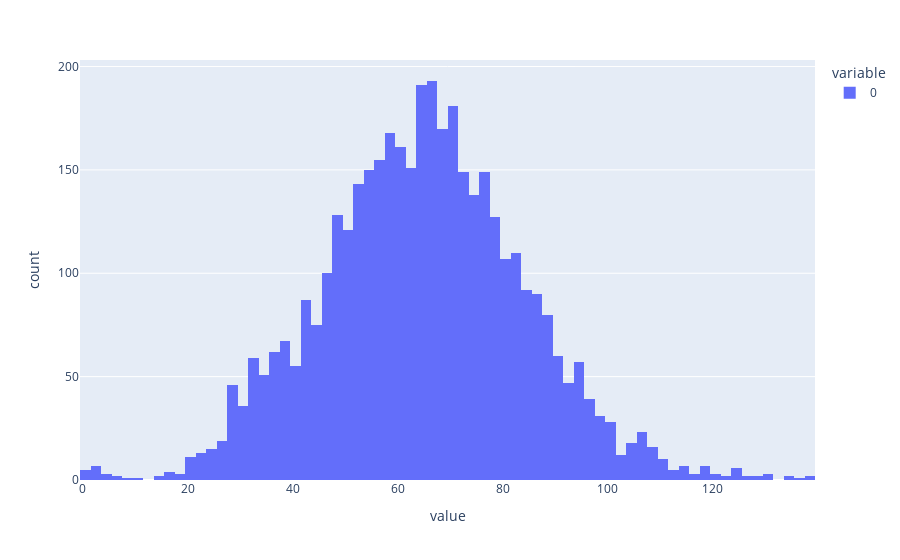

The notebook cell this image was saved under:
### Markdown cell above
### L0 Test and Reconstruction Test

### Code cell
import plotly.express as px

sparse_autoencoder.eval()  # prevents error if we're expecting a dead neuron mask for who grads

with torch.no_grad():
    # activation store can give us tokens.
    batch_tokens = activation_store.get_batch_tokens()
    _, cache = model.run_with_cache(batch_tokens, prepend_bos=True)

    # Use the SAE
    sae_out, feature_acts, loss, mse_loss, l1_loss, _ = sparse_autoencoder(
        cache[sparse_autoencoder.cfg.hook_point]
    )

    # save some room
    del cache

    # ignore the bos token, get the number of features that activated in each token, averaged accross batch and position
    l0 = (feature_acts[:, 1:] > 0).float().sum(-1).detach()
    print("average l0", l0.mean().item())
    px.histogram(l0.flatten().cpu().numpy()).show()

### Figure 1 — Plotly figure (JSON) as saved in the notebook; plotly's stock layout.template omitted (floating-point values rounded to 4 significant figures; data arrays with more than 128 entries replaced by an {"elided": "..."} marker saying what was removed)
{"data": [{"alignmentgroup": "True", "bingroup": "x", "hovertemplate": "variable=0<br>value=%{x}<br>count=%{y}<extra></extra>", "legendgroup": "0", "marker": {"color": "#636efa", "pattern": {"shape": ""}}, "name": "0", "offsetgroup": "0", "orientation": "v", "showlegend": true, "type": "histogram", "x": {"elided": "4064 int values"}, "xaxis": "x", "yaxis": "y"}], "layout": {"barmode": "relative", "legend": {"title": {"text": "variable"}, "tracegroupgap": 0}, "margin": {"t": 60}, "xaxis": {"anchor": "y", "domain": [0, 1], "title": {"text": "value"}}, "yaxis": {"anchor": "x", "domain": [0, 1], "title": {"text": "count"}}}}
